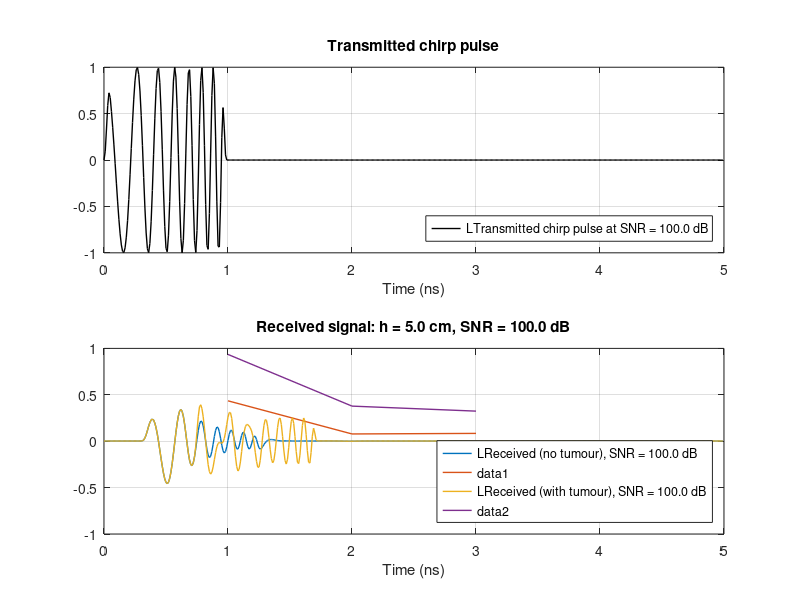
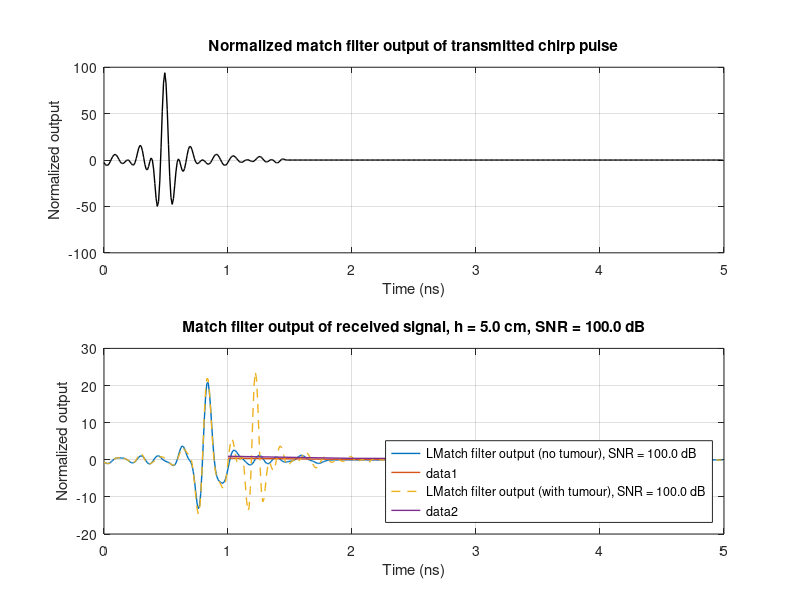
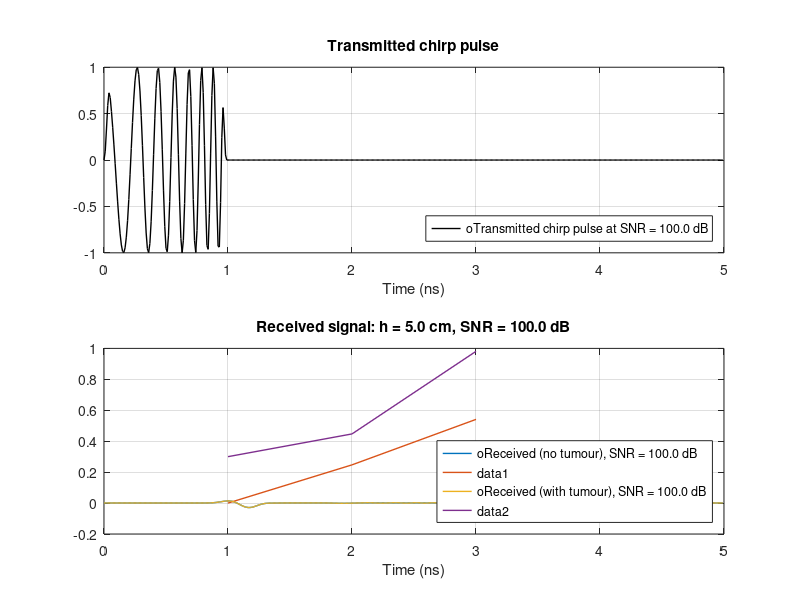
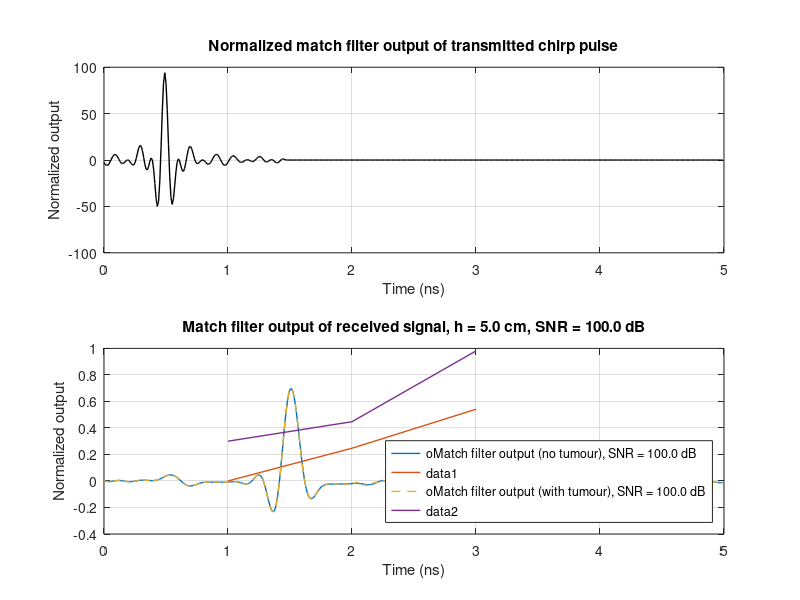

MATLAB code to generate these figures, in order:
%% Copy of Jiqing's code from "waveform.m"

clc; clear all; close all;
set(groot, 'DefaultLineLineWidth', 1);
defStrFig = 'defaultFigureUnits';
defStrUnits = 'inches';
defStrPos = 'defaultFigurePosition';
set(groot, defStrFig, defStrUnits, defStrPos, [0.5 0.5 7.0 7.5]);

%% Set the SNR to loop through.
SNR_ALL = [100];

% Set the transmitter-to-lesion and lesion-to-receiver distances.
Rt = 0.05;
Rr = 0.05;

% Free space EM properties
eps0 = 8.854e-12;
mu0 = 1.257e-6;
c0 = 1 / sqrt(eps0*mu0);

f0 = 2.4e9;   % Carrier (Hz)
T = 1e-9;      % Pulse length (s)
fs = 100e9;    % Sampling freq. (Hz)
B = 10e9;     % Bandwidth (Hz)
achirp = B/T;  % Chirp (FM) modulation

h = 0.05; % Thickness of tissue (m)

pad_time = 4e-9; % Duration of zero pad after chirp

% Set time step and the initial time axis for samples within pulse.
dt = 1 / fs;       
ti = (0:dt:T-dt);  % Initial time axis for chirp samples (s)

% Generate noiseless chirp pulse and matched filter
s = exp(1j*2*pi*f0.*ti) .* exp(1j.*pi*achirp.*ti.^2);
s_match = conj( fliplr( s ) ); % Matched filter

% Add the `tukeywin` after generating the matched filter.
s = s .* tukeywin(length(s), 1/10)';

% Pad signal with zeros
pad_samples = round(pad_time * fs);

% Incidence waveform
s = [ s, zeros(1, pad_samples) ];
Nt = length(s);

% Frequency axis
f = ( -Nt/2 : Nt/2-1 ) * (fs / Nt);
f = fftshift(f);
w = 2*pi .*f;
w0 = 2*pi * f0;

% Time axis
t = (0:Nt-1) .* dt;

% Wavelength (m)
lambda = c0 ./ f;

% Cole-Cole model parameters
eps_inf_all   = [3.140, 5.573, 7.821];
eps_delta_all = [1.708, 34.57, 41.48];
tau_all       = [14.65e-12, 9.149e-12, 10.66e-12];
alpha_all     = [0.061, 0.095, 0.047];
sigma_s_all   = [0.036, 0.524, 0.713];

model = ["Low water: ", ...
         "Medium water: ", ...
         "High water: "];

colors = {[0.4350 0.0780 0.0840], ... % Red 1
          [0.9350 0.3780 0.3240], ... % Red 2
          [0.0000 0.2470 0.5410], ... % Blue 1
          [0.3000 0.4470 0.9810]};    % Blue 2

% Loop through each model parameter for low and medium water content.
for k = 1:3

    % Set the color according to the tissue type.
    if k == 1
        colorIdx = 1;
    elseif k == 2
        colorIdx = 3;
    end
    
    % Tissue model parameters
    eps_inf = eps_inf_all(k);
    eps_delta = eps_delta_all(k);
    tau = tau_all(k);
    alpha = alpha_all(k);
    sigma_s = sigma_s_all(k);

    model_str = char(model(k));

    % Lesion model parameters
    eps_inf_tumor = eps_inf_all(3);
    eps_delta_tumor = eps_delta_all(3);
    tau_tumor = tau_all(3);
    alpha_tumor = alpha_all(3);
    sigma_s_tumor = sigma_s_all(3);

    % Complex dielectric constant (across all frequencies)
    epsd = eps_inf + eps_delta ./ (1 + (1j*tau.*w).^(1-alpha)) ...
        + sigma_s ./ (1j*eps0.*w);
    
    % Complex dielectric constant at the carrier frequency,
    epsd_f0 = eps_inf + eps_delta ./ (1 + (1j*tau*w0).^(1-alpha)) ...
        + sigma_s ./ (1j*eps0*w0);

    % Complex dielectric constant of the tumour at the carrier frequency,
    epsd_f0_tumour = eps_inf_tumor + eps_delta_tumor ./ ...
        (1 + (1j*tau_tumor*w0).^(1-alpha_tumor)) ...
        + sigma_s_tumor ./ (1j*eps0*w0);
    
    % Refractive index
    nd = sqrt(epsd);
    nd0 = sqrt(epsd_f0)
    kappa = -imag(nd);  % UNUSED

    % Compute the propagation constant.
    gamma = 1j * w0 * sqrt(mu0 * eps0 * epsd_f0);
    attenuation = exp(-( real(gamma) * (Rr + Rt) ));
    reflection_coeff = (sqrt(epsd_f0_tumour) - sqrt(epsd_f0)) / ...
        (sqrt(epsd_f0_tumour) + sqrt(epsd_f0));
    
    % Exponent term in the transfer function (for main signal)
    exp_gamma = exp(-1j*2*pi.*h./lambda.*nd);
    
    % Transmission transfer function (includes internal reflections)
    Ra = (1 - nd) ./ (1 + nd);
    HT = (1 - Ra.^2) .* exp_gamma ./ (1 - (Ra.*exp_gamma).^2);
    HT(1) = 0; % Fix zero component
    
    % For each SNR, try to generate the corresponding waveform 
    for i = 1 : length(SNR_ALL)

        id = 10 * i + 100 * k; % Convenient number for identifying plots
        idStr = num2str(id);
    
        SNR = SNR_ALL(i);
    
        % Add AWGN noise to the chirp signal
        s_noisy = awgn( s, SNR);
        
        % Chirp spectrum
        s_fft = fft(s_noisy);
        s_fft_output = s_fft .* HT;
        s_received = ifft(s_fft_output, [], 2);

        % Model the reflected signal from the lesion
        s_reflected = reflection_coeff * attenuation * s_noisy;

        % Model the delay time of the reflected signal by taking the
        % Fourier Transform of the original signal, then apply a linear
        % phase shift (corresponding to time delay). Then take the Inverse
        % Fourier Transform.
        delay_time = (Rt + Rr) / (c0 / real(nd0));
        delay_samples = round(delay_time * fs);
        s_reflected_delayed = [ zeros(1, delay_samples) ...
            s_reflected(1:(end-delay_samples)) ];

        % Add the reflected signal to the received signal
        s_received_plus_reflected = s_received + s_reflected_delayed;
        
        % Plot signal of transmitted chirp
        fig1 = figure(id + 1);
        subplot(2,1,1);  plot(t.*1e9, real(s_noisy), 'k', ...
            'DisplayName', sprintf([model_str ...
            'Transmitted chirp pulse at SNR = %.1f dB'], SNR)); 
        title('Transmitted chirp pulse');
        xlabel('Time (ns)'); legend show; hold on; grid on;
        legend('Location', 'southeast');
        
        % Plot the received signal against a distance axis (x)
        subplot(2,1,2);
        plot(t.*1e9, real(s_received), ...
            'DisplayName', sprintf([model_str ...
            'Received (no tumour), SNR = %.1f dB'], SNR), ...
            Color=colors{colorIdx});
        hold on; grid on;
        plot(t.*1e9, real(s_received_plus_reflected), ...
            'DisplayName', sprintf([model_str ...
            'Received (with tumour), SNR = %.1f dB'], SNR), ...
            Color=colors{colorIdx+1});
        title(sprintf(['Received signal: h = %.1f cm, SNR = %.1f dB'], ...
            h.*1e2, SNR));
        xlabel('Time (ns)'); legend show;
        legend('Location', 'southeast');
    
        % Export graphics.
        exportgraphics(fig1, ...
            ['../Figures/detection_signal' idStr ...
            'SNR=' num2str(SNR) '.png'], ...
            'Resolution', 300);
        
        % To compute distance travelled. Light slows down under refraction.
        % dist = t .* c0 / real(nd0);  % UNUSED: 
        
        % Matched filter output for the original transmitted signal
        s_filtered = conv(s, s_match, 'same');

        % Matched filter output for the noisy output signal (NO tumour)
        s_filtered_noisy = conv(s_received, s_match, 'same');
        
        % Matched filter output for the noisy output signal (with tumour)
        s_filtered_noisy_plus_reflected = ...
            conv(s_received_plus_reflected, s_match, 'same');
    
        % Plot match filtered output of the transmitted chirp
        fig2 = figure(id + 2);
        subplot(2,1,1);
        plot(t.*1e9, real(s_filtered), 'k-'); hold on; grid on;
        title('Normalized match filter output of transmitted chirp pulse');
        xlabel('Time (ns)'); ylabel('Normalized output');

        % Plot match filtered output of the noisy received signal
        subplot(2,1,2); 
        plot(t.*1e9, real(s_filtered_noisy), ...
            'DisplayName', sprintf([model_str ...
            'Match filter output (no tumour), SNR = %.1f dB'], SNR), ...
            Color=colors{colorIdx});
        hold on; grid on;
        plot(t.*1e9, real(s_filtered_noisy_plus_reflected), ...
            'LineStyle', '--', 'DisplayName', sprintf([model_str ...
            'Match filter output (with tumour), SNR = %.1f dB'], SNR), ...
            Color=colors{colorIdx+1});
        title(sprintf(['Match filter output of received ' ...
            'signal, h = %.1f cm, SNR = %.1f dB'], h(1).*1e2, SNR));
        xlabel('Time (ns)'); ylabel('Normalized output'); legend show;
        legend('Location', 'southeast');

        % % Compute what is the expected time of flight of the direct LOS
        % % signal and the reflected signal from the tumour.
        % tof_direct = T/2 + h .*1e9 / (c0 / real(nd0));
        % tof_reflect = T/2 + (Rt + Rr) .*1e9 / (c0 / real(nd0));
        % xline(tof_direct, '--k', 'Expected ToA (direct)', ...
        %     'HandleVisibility', 'off');
        % xline(tof_reflect, '--k', 'Expected ToA (lesion)', ...
        %     'HandleVisibility', 'off');

        % Export graphics.
        exportgraphics(fig2, ...
            ['../Figures/detection_match_filter' idStr ...
            'SNR=' num2str(SNR) '.png'], 'Resolution', 300);
    
    end

end
